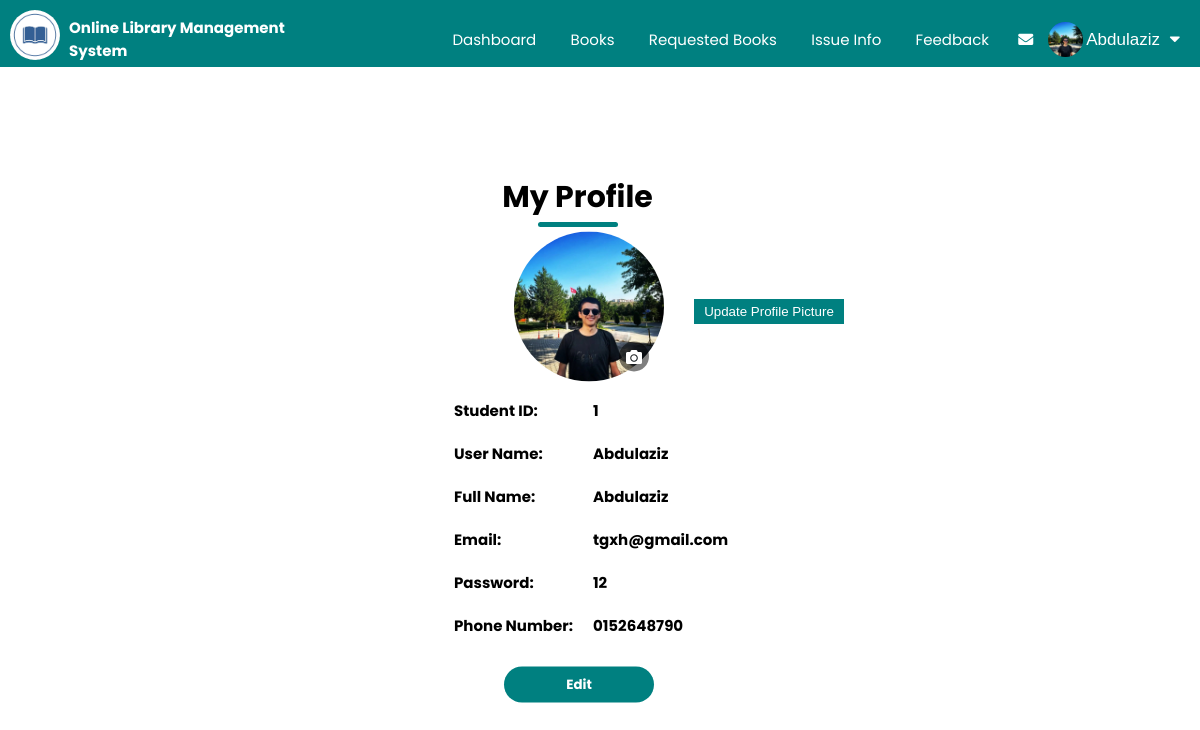
/php/profile.php (signed in), run on the app's committed database.
### tables this page shows
CREATE TABLE `student` (
  `studentid` int(111) NOT NULL,
  `student_username` varchar(111) NOT NULL,
  `FullName` varchar(111) NOT NULL,
  `Email` varchar(111) NOT NULL,
  `Password` varchar(111) NOT NULL,
  `PhoneNumber` varchar(111) NOT NULL,
  `studentpic` varchar(100) NOT NULL
);

### php/profile.php (the view, shortened to what this page needs)
<?php
	include "connection.php";
    include "student_navbar.php";
?>
<!DOCTYPE html>
<html lang="en">
<head>
    <link rel="stylesheet" href="https://cdnjs.cloudflare.com/ajax/libs/font-awesome/5.15.2/css/all.min.css" />
    <link rel="stylesheet" href="../css/style.css">
</head>
<body>
	<div class="profile">
	<div class="profile-container">
        <h2 class="co-title">My Profile</h2>
        <div class="profile-small-container">
        <?php
			$q=mysqli_query($db,"SELECT * FROM student where studentid='$_SESSION[studentid]';");
			$row=mysqli_fetch_assoc($q);
            echo "<div class='select-img'>
                 <a href='../images/".$_SESSION['pic']."'><img class='profile-page-img' src='../images/".$_SESSION['pic']."'></a>
				 <form method='post' enctype='multipart/form-data'>
					<label id='select-profile'><i class='fas fa-camera'></i>
					<input type='file' name='file' required>
					</label>
				 	<button type='submit' name='profileimg'>Update Profile Picture</button>
				 </form>
            </div>";
				echo "<b>";
				echo "<table class='profile-table table-bordered'>";
				echo "<tr>";
				echo "<td>";
					echo "<b> Student ID:  </b>";
				echo "</td>";
				echo "<td>";
					echo $row['studentid'];
				echo "</td>";
				echo "</tr>";
                echo "<tr>";
				echo "<td>";
					echo "<b> User Name:  </b>";
				echo "</td>";
				echo "<td>";
					echo $row['student_username'];
				echo "</td>";
				echo "</tr>";
				echo "<tr>";
				echo "<td>";
					echo "<b> Full Name:  </b>";
				echo "</td>";
				echo "<td>";
					echo $row['FullName'];
				echo "</td>";
				echo "</tr>";
				echo "<tr>";
				echo "<td>";
					echo "<b> Email:  </b>";
				echo "</td>";
				echo "<td>";
					echo $row['Email'];
				echo "</td>";
				echo "</tr>";
				echo "<tr>";
				echo "<td>";
					echo "<b> Password:  </b>";
				echo "</td>";
				echo "<td>";
					echo $row['Password'];
				echo "</td>";
				echo "</tr>";
				echo "<tr>";
				echo "<td>";
					echo "<b> Phone Number:  </b>";
				echo "</td>";
				echo "<td>";
					echo $row['PhoneNumber'];
				echo "</td>";
				echo "</tr>";
				echo "</table>";
				echo "<td>";?><a href="edit_profile.php?ed=<?php echo $row['studentid'];?>"><button type="submit" name="submit1" class="btn btn-default"><b>Edit</b>
			    </button>
		    </a>
		    <?php
	            echo "</td>";
				echo "</b>";
            ?>
        </div>
    </div>
	</div>
</body>
</html>

### css/style.css (style rules this page uses)
html { scroll-behavior: smooth; }
* { margin: 0; padding: 0; box-sizing: border-box; }
body { font-family: 'Poppins', sans-serif; }
a { text-decoration: none; color: #fff; font-size: 17px; }
.co-title { text-align: center; margin: 0 auto 50px; line-height: 60px; font-size: 30px; font-weight: bold; position: relative; }
.co-title::after { content: ''; background-color: teal; width: 80px; height: 5px; border-radius: 5px; position: absolute; bottom: 0; left: 50%; transform: translate(-50%); }
.profile { padding-bottom: 600px; }
.profile-container { max-width: 1300px; margin: auto; padding-left: 100px; padding-right: 100px; position: relative; }
.profile-small-container { position: absolute; width: 500px; top: 250px; left: 37%; transform: translateY(-50%); }
.profile-container .co-title { margin-top: 100px; font-size: 30px; margin-right: 45px; }
.profile-page-img { width: 150px; height: 150px; margin-left: 70px; margin-top: 100px; border-radius: 50%; position: relative; }
.select-img img { position: relative; }
.select-img #select-profile { position: absolute; top: 210px; right: 295px; cursor: pointer; background-color: rgba(0,0,0,0.5); border-radius: 4px; padding: 2px; font-weight: bold; color: white; border-radius: 50%; }
.select-img #select-profile .fas { padding: 5px; transition: 0.4s; }
.select-img button { position: absolute; border: none; right: 100px; top: 180px; background: teal; padding: 5px; color: white; width: 150px; opacity: none; text-align: center; transform: translateY(-50%); cursor: pointer; outline: none; }
.profile-table { font-size: 15px; border-collapse: collapse; }
.profile-table tr,td { border: none; padding: 10px; }
.btn-default { margin-top: 20px; margin-left: 60px; width: 150px; cursor: pointer; outline: none; border: none; }
.btn { font-family: 'Poppins', sans-serif; }
.btn { display: inline-block; background-color: teal; color: #fff; padding: 8px 30px; border-radius: 30px; transition: background-color 0.4s; outline: none; }

### data on the page
student: studentid "1", student_username "Abdulaziz", FullName "Abdulaziz", Email "tgxh@gmail.com", Password "12", PhoneNumber "0152648790"

### other printed values
$_SESSION['login_student_username'] "Abdulaziz"
